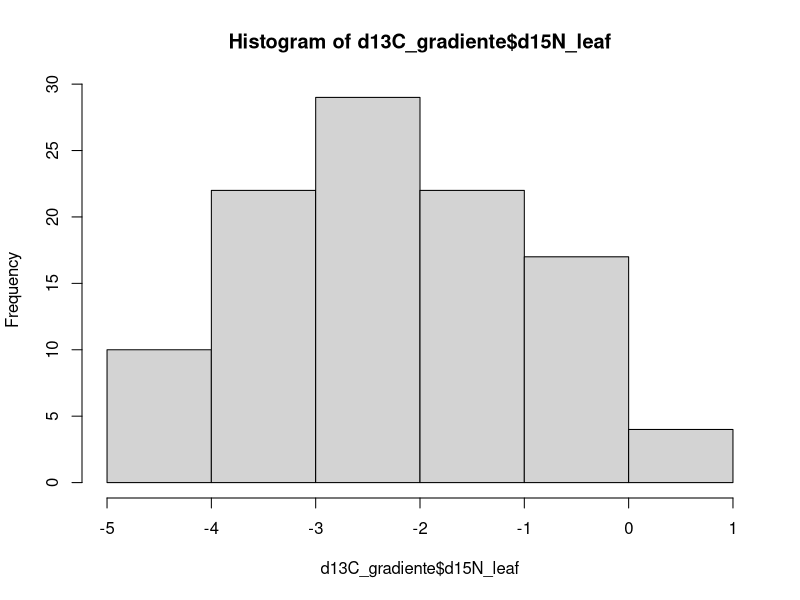
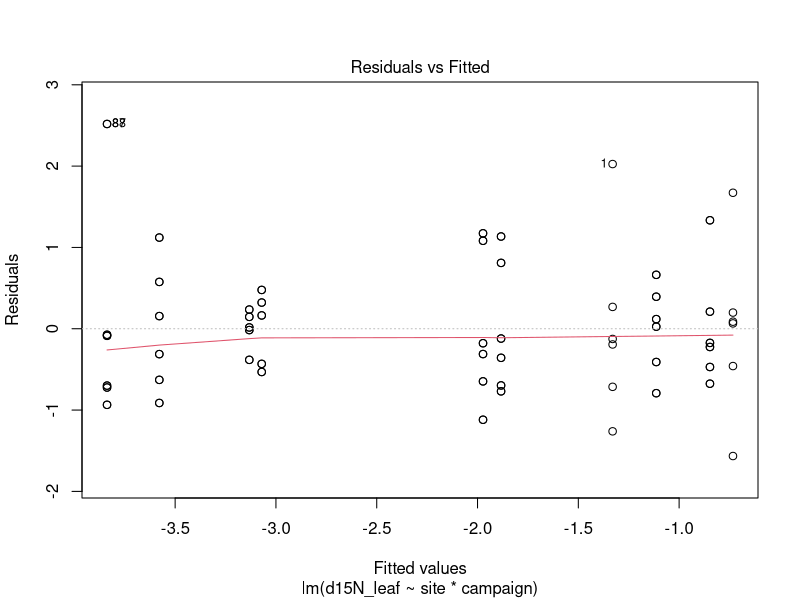
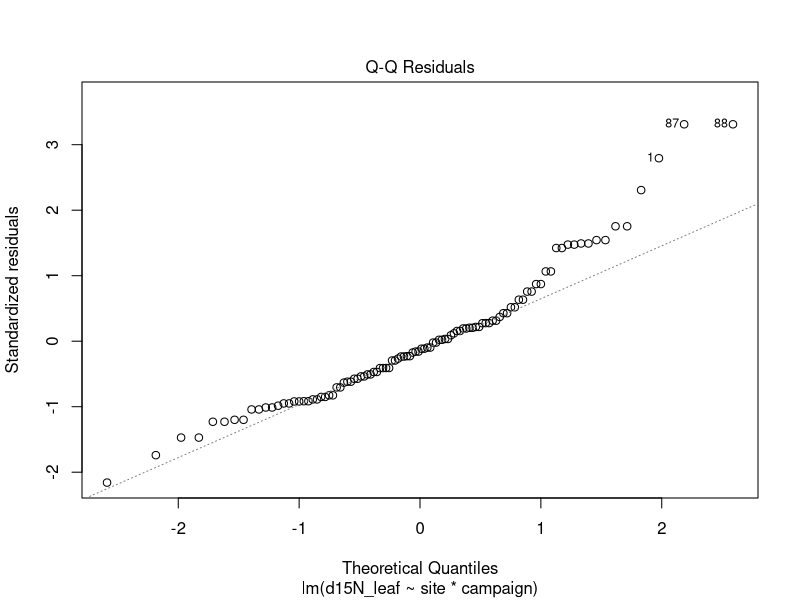
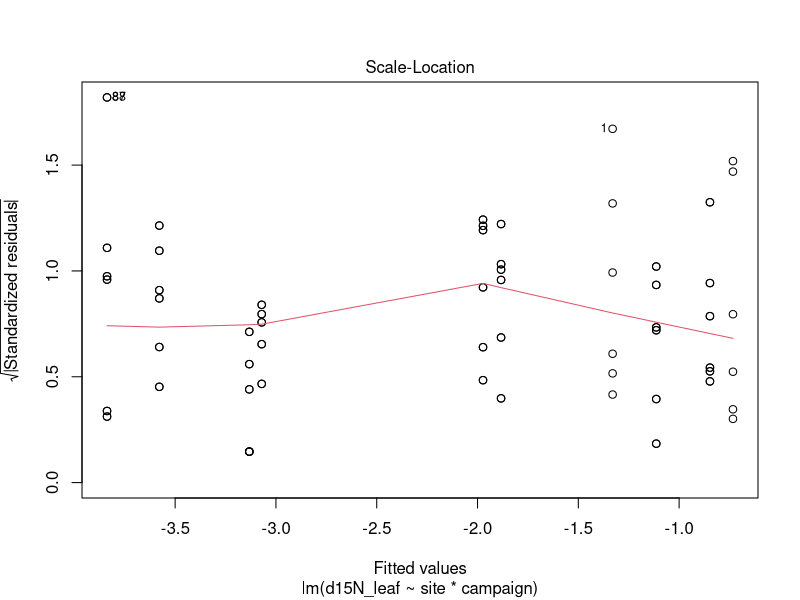
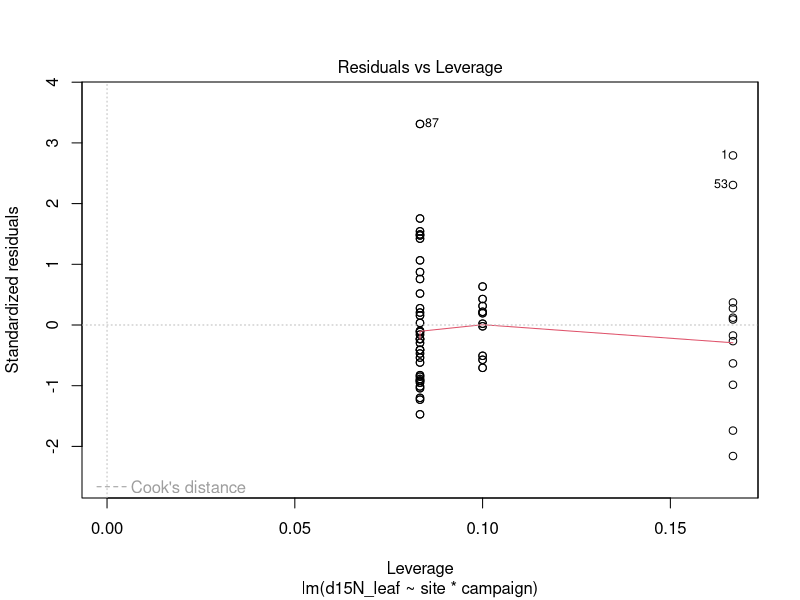
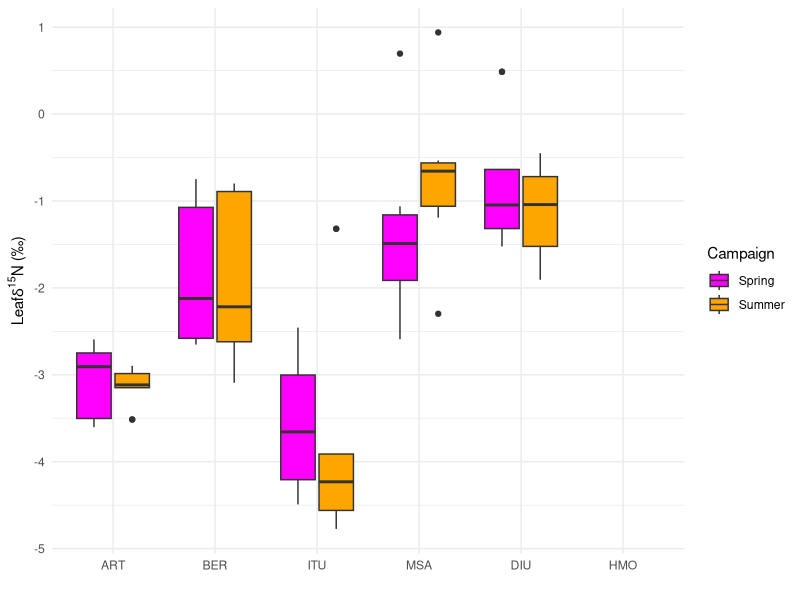
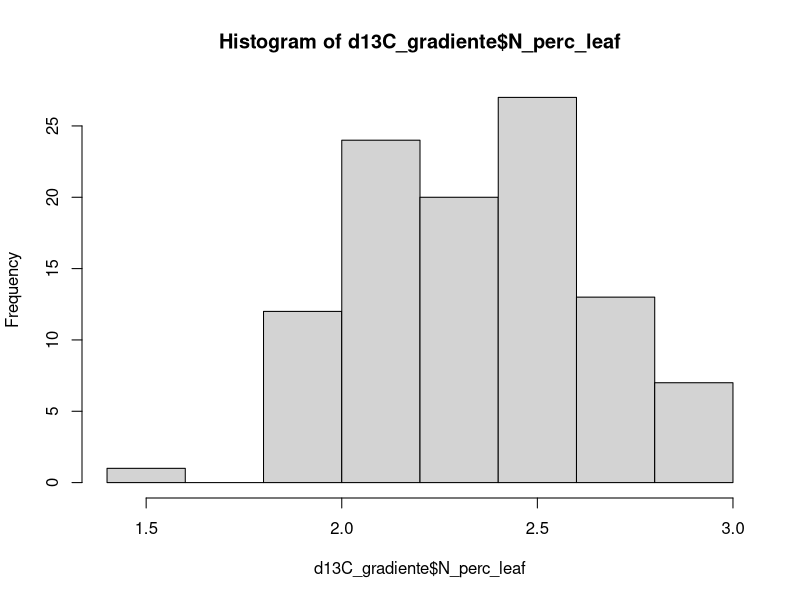
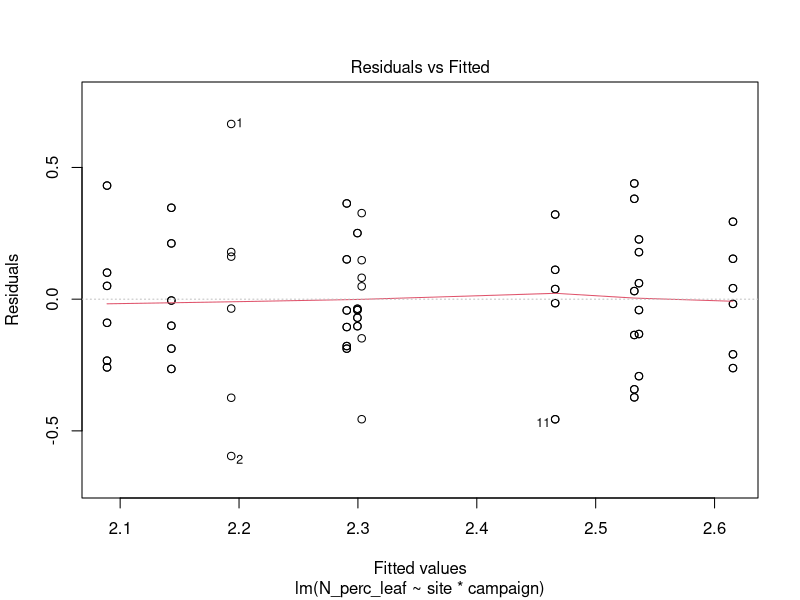

Reproduce these figures in R, in order.
library(emmeans)
library(multcomp)
library(multcompView)
library(tidyverse)
library(ggsignif)

####1. Prepare the data####

# selection of data from the various campaigns and canopy positions is based on
# the results of the statistical analyses detailed in "quick_stats_plots"

d13CtreeRing <- read.csv("gradienteData/isotopes_gradiente_2023/Tabla_S2025-3401_mod.csv") %>% 
  full_join(read.csv("gradienteData/alturas_individuos/dbh_height.csv"),
             by = c("site", "tree")) %>% 
  filter(year == 2023) %>% 
  select(-c(year, perc_C)) %>%
  rename(d13C_ring23 = d13C_permil) %>% 
  relocate(d13C_ring23, .after = h_m)

d13CbasePh <- read.csv("gradienteData/isotopes_gradiente_2023/isotopes_base_phloem.csv") %>% 
  filter(sampling_date <= 20230701 | sampling_date >= 20230827) %>%
  mutate(campaign = ifelse(sampling_date <= 20230701, "spring23", "summer23")) %>% 
  select(-c(d15N_base_phloem)) |> 
  rename(d13C_stem_ph = d13C_base_phloem)

d13Cleaf <- read.csv("gradienteData/isotopes_gradiente_2023/isotopes_leaf.csv") %>% 
  mutate(ratio_CN_leaf = C_perc_leaf/N_perc_leaf) %>% 
  filter(canopy_position == "shade_low") %>% 
  filter(sampling_date <= 20230731 | sampling_date >= 20230827) %>% 
  select(-c(weight_mg, canopy_position, canopy_position2, sampling_date))

d13CstemPh <- read.csv("gradienteData/isotopes_gradiente_2023/isotopes_stem_phloem.csv") %>%
  filter(sampling_date <= 20230701 | sampling_date >= 20230827) %>%
  filter(canopy_position == "shade_low") %>%
  mutate(campaign = ifelse(sampling_date <= 20230701, "spring23", "summer23")) %>% 
  select(-c(d15N_stem_phloem, canopy_position, canopy_position2, sampling_date)) |> 
  rename(d13C_branch_ph = d13C_stem_phloem)

d13C_gradiente <- full_join(d13CstemPh, d13CbasePh, by = c("site", "tree", "campaign")) |> 
  full_join(d13Cleaf, by = c("site", "tree", "campaign")) |> 
  full_join(d13CtreeRing, by = c("site", "tree")) |> 
  relocate(c(dbh_cm, h_m, d13C_ring23), .after = campaign) |> 
  relocate(sampling_date, .after = campaign) |> 
  mutate(site = factor(site, levels = c("ART", "BER", "ITU", "MSA", "DIU", "HMO"))) |> 
  mutate(campaign = ifelse(campaign == "spring23", "Spring", "Summer"))

####2. Analyses####
#####2.1. Leaf stoichiometry#####
######2.1.1. d15N######
hist(d13C_gradiente$d15N_leaf)
modeld15N <- lm(d15N_leaf ~ site * campaign, data = d13C_gradiente)
plot(modeld15N)
summary(modeld15N)
anova(modeld15N)
modeld15N_means <- emmeans(modeld15N, ~ site)
model_means_cld <- cld(modeld15N_means, adjust = "sidak",
                       Letters = c("a", "b", "c", "d", "e", "f", "g"),
                       alpha = 0.05, sort = FALSE)
ggplot(d13C_gradiente, aes(x = site, y = d15N_leaf, fill = campaign)) +
  geom_boxplot(
    position = position_dodge2(width = 0.8, preserve = "single")) +
  scale_fill_manual(values=c("magenta1", "orange")) +
  labs(
    x = "",
    y = expression("Leaf" * delta^15 * "N (\u2030)"),
    fill = "Campaign"
  ) +
  theme_minimal()
######2.1.2. Nitrogen######
hist(d13C_gradiente$N_perc_leaf)
modelN <- lm(N_perc_leaf ~ site * campaign, data = d13C_gradiente)
plot(modelN)
summary(modelN)
anova(modelN)
modelN_means <- emmeans(modelN, ~ site)
model_means_cld <- cld(modelN_means, adjust = "sidak",
                       Letters = c("a", "b", "c", "d", "e", "f", "g"),
                       alpha = 0.05, sort = FALSE)
ggplot(d13C_gradiente, aes(x = site, y = N_perc_leaf, fill = campaign)) +
  geom_boxplot(
    position = position_dodge2(width = 0.8, preserve = "single")) +
  scale_fill_manual(values=c("magenta1", "orange")) +
  labs(
    x = "",
    y = expression("["*N[leaf]*"]"~("%")),
    fill = "Campaign"
  ) +
  theme_minimal()

######2.1.3. C:N######
hist(d13C_gradiente$ratio_CN_leaf)
modelratio <- lm(ratio_CN_leaf ~ site * campaign, data = d13C_gradiente)
plot(modelratio)
summary(modelratio)
anova(modelratio)
modelratio_means <- emmeans(modelratio, ~ site)
model_means_cld <- cld(modelratio_means, adjust = "sidak",
                       Letters = c("a", "b", "c", "d", "e", "f", "g"),
                       alpha = 0.05, sort = FALSE)
ggplot(d13C_gradiente, aes(x = site, y = ratio_CN_leaf, fill = campaign)) +
  geom_boxplot(
    position = position_dodge2(width = 0.8, preserve = "single")) +
  scale_fill_manual(values=c("magenta1", "orange")) +
  labs(
    x = "",
    y = expression("["*C[leaf]*"]/["*N[leaf]*"]"),
    fill = "Campaign"
  ) +
  theme_minimal()

#####2.2. d13C#####
######2.2.1 Leaf d13C######
hist(d13C_gradiente$d13C_leaf)
modeld13C_leaf <- lm(d13C_leaf ~ site * campaign, data = d13C_gradiente)
plot(modeld13C_leaf)
summary(modeld13C_leaf)
anova(modeld13C_leaf)
modeld13Cleaf_means <- emmeans(modeld13C_leaf, ~ site)
model_means_cld <- cld(modeld13Cleaf_means, adjust = "sidak",
                       Letters = c("a", "b", "c", "d", "e", "f", "g"),
                       alpha = 0.05, sort = FALSE)
ggplot(d13C_gradiente, aes(x = site, y = d13C_leaf, fill = campaign)) +
  geom_boxplot(
    position = position_dodge2(width = 0.8, preserve = "single")) +
  geom_signif(y_position=c(-27.1, -27.1, -26.5), xmin=c(0.65, 3.5, 0.65), 
              xmax=c(3.45, 5.5, 5.5), annotation=c("ns", "ns", "*"),
              tip_length=0.06, vjust = -0.2, textsize = 6, color="grey40") +
  scale_fill_manual(values=c("#EF476F", "#FFD166")) +
  ylim(-35, -26)+
  labs(
    x = "",
    y = expression("Bulk " * delta^13*C[leaf]~"(\u2030)"),
    fill = "Campaign"
  ) +
  theme(
    panel.background = element_blank(),
    plot.background  = element_blank(),
    panel.border = element_rect(color = "black",
                                fill = NA,
                                linewidth = .5),
    axis.line = element_blank(),
    axis.title.y = element_text(size = 15),
    axis.text.x  = element_text(size = 13),
    axis.text.y  = element_text(size = 12),
    legend.title = element_blank(),
    legend.text = element_text(size = 11),
    legend.position = c(0.98, 0.05),
    legend.justification = c("right", "bottom"),
    legend.background = element_blank(),
    legend.key = element_blank(),
    panel.grid = element_blank()
  )

######2.2.2 Branch phloem d13C######
hist(d13C_gradiente$d13C_branch_ph)
modeld13C_branch_ph <- lm(d13C_branch_ph ~ site * campaign, data = d13C_gradiente)
plot(modeld13C_branch_ph)
summary(modeld13C_branch_ph)
anova(modeld13C_branch_ph)
modeld13C_branch_ph_means <- emmeans(modeld13C_branch_ph, ~ site * campaign)
model_means_cld <- cld(modeld13C_branch_ph_means, adjust = "sidak",
                       Letters = c("a", "b", "c", "d", "e", "f", "g"),
                       alpha = 0.05, sort = FALSE)
ggplot(d13C_gradiente, aes(x = site, y = d13C_branch_ph, fill = campaign)) +
  geom_boxplot(
    position = position_dodge2(width = 0.8, preserve = "single")) +
  scale_fill_manual(values=c("#EF476F", "#FFD166")) +
  ylim(-35, -26)+
  labs(
    x = "",
    y = expression("Phloem " * delta^13*C[branch]~"(\u2030)"),
    fill = "Campaign"
  ) +
  theme(
    panel.background = element_blank(),
    plot.background  = element_blank(),
    panel.border = element_rect(color = "black",
                                fill = NA,
                                linewidth = .5),
    axis.line = element_blank(),
    axis.title.y = element_text(size = 15),
    axis.text.x  = element_text(size = 13),
    axis.text.y  = element_text(size = 12),
    legend.title = element_blank(),
    legend.text = element_text(size = 11),
    legend.position = c(0.98, 0.05),
    legend.justification = c("right", "bottom"),
    legend.background = element_blank(),
    legend.key = element_blank(),
    panel.grid = element_blank()
  )

######2.2.3 Stem phloem d13C######
hist(d13C_gradiente$d13C_stem_ph)
modeld13C_stem_ph <- lm(d13C_stem_ph ~ site * campaign, data = d13C_gradiente)
plot(modeld13C_stem_ph)
summary(modeld13C_stem_ph)
anova(modeld13C_stem_ph)
modeld13C_stem_ph_means <- emmeans(modeld13C_stem_ph, ~ site * campaign)
model_means_cld <- cld(modeld13C_stem_ph_means, adjust = "sidak",
                       Letters = c("a", "b", "c", "d", "e", "f", "g"),
                       alpha = 0.05, sort = FALSE)
ggplot(d13C_gradiente, aes(x = site, y = d13C_stem_ph, fill = campaign)) +
  geom_boxplot(
    position = position_dodge2(width = 0.8, preserve = "single")) +
  scale_fill_manual(values=c("#EF476F", "#FFD166")) +
  ylim(-35, -24)+
  labs(
    x = "",
    y = expression("Phloem " * delta^13*C[stem]~"(\u2030)"),
    fill = "Campaign"
  ) +
  theme(
    panel.background = element_blank(),
    plot.background  = element_blank(),
    panel.border = element_rect(color = "black",
                                fill = NA,
                                linewidth = .5),
    axis.line = element_blank(),
    axis.title.y = element_text(size = 15),
    axis.text.x  = element_text(size = 13),
    axis.text.y  = element_text(size = 12),
    legend.title = element_blank(),
    legend.text = element_text(size = 11),
    legend.position = c(0.98, 0.05),
    legend.justification = c("right", "bottom"),
    legend.background = element_blank(),
    legend.key = element_blank(),
    panel.grid = element_blank()
  )

######2.2.4 Ring cellulose d13C######
hist(d13C_gradiente$d13C_ring23)
modeld13C_ring <- lm(d13C_ring23 ~ site, data = d13C_gradiente)
plot(modeld13C_ring)
summary(modeld13C_ring)
anova(modeld13C_ring)
modeld13C_ring_means <- emmeans(modeld13C_ring, ~ site)
model_means_cld <- cld(modeld13C_ring_means, adjust = "sidak",
                       Letters = c("a", "b", "c", "d", "e", "f", "g"),
                       alpha = 0.05, sort = FALSE)
ggplot(d13C_gradiente, aes(x = site, y = d13C_ring23, fill = "#06D6A0")) +
  geom_boxplot(
    position = position_dodge2(width = 0.8, preserve = "single")) +
  ylim(-35, -24.3)+
  labs(
    x = "",
    y = expression("Cellulose " * delta^13*C[ring]~"(\u2030)"),
    ) +
  theme(
    panel.background = element_blank(),
    plot.background  = element_blank(),
    panel.border = element_rect(color = "black",
                                fill = NA,
                                linewidth = .5),
    axis.line = element_blank(),
    axis.title.y = element_text(size = 15),
    axis.text.x  = element_text(size = 13),
    axis.text.y  = element_text(size = 12),
    )
